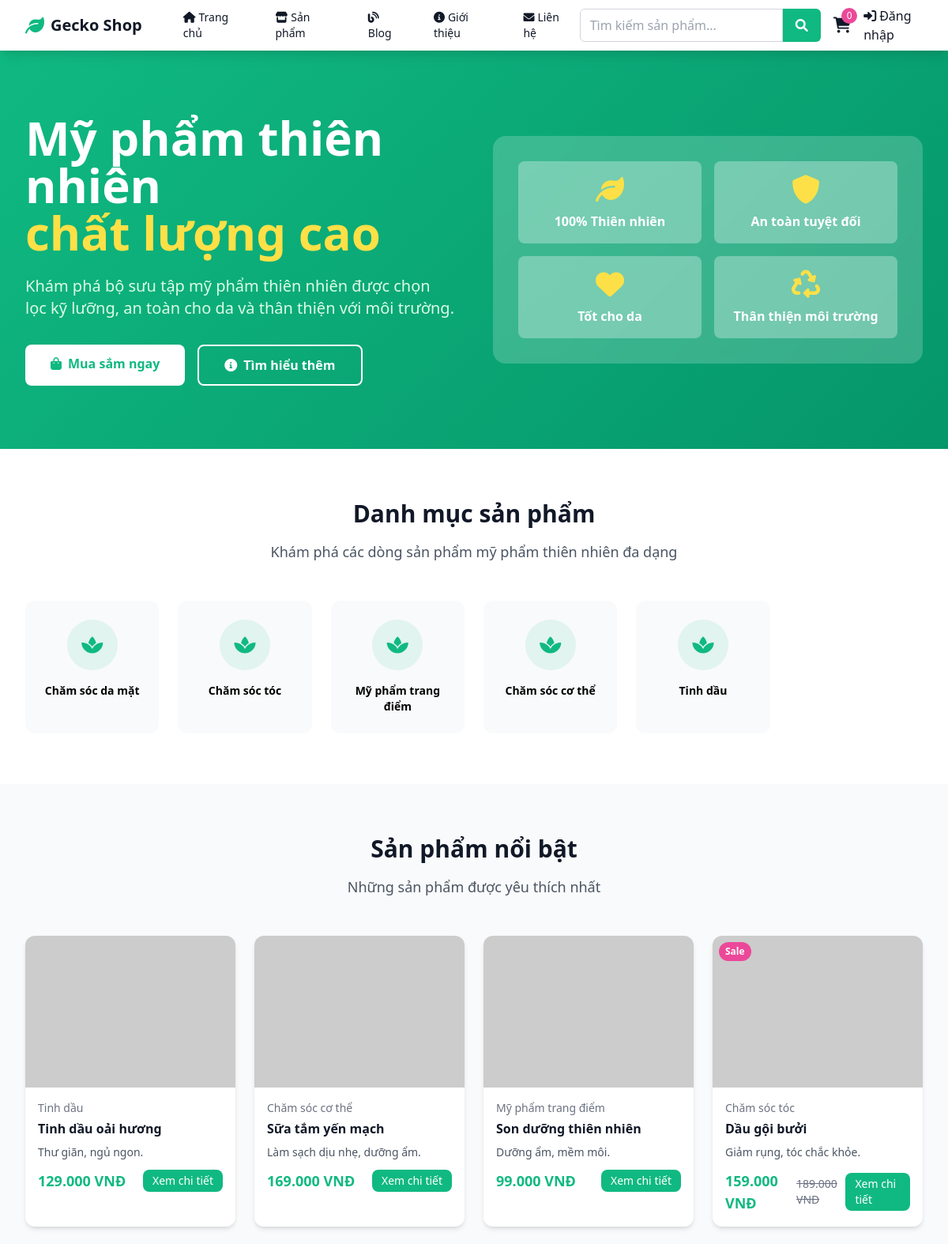
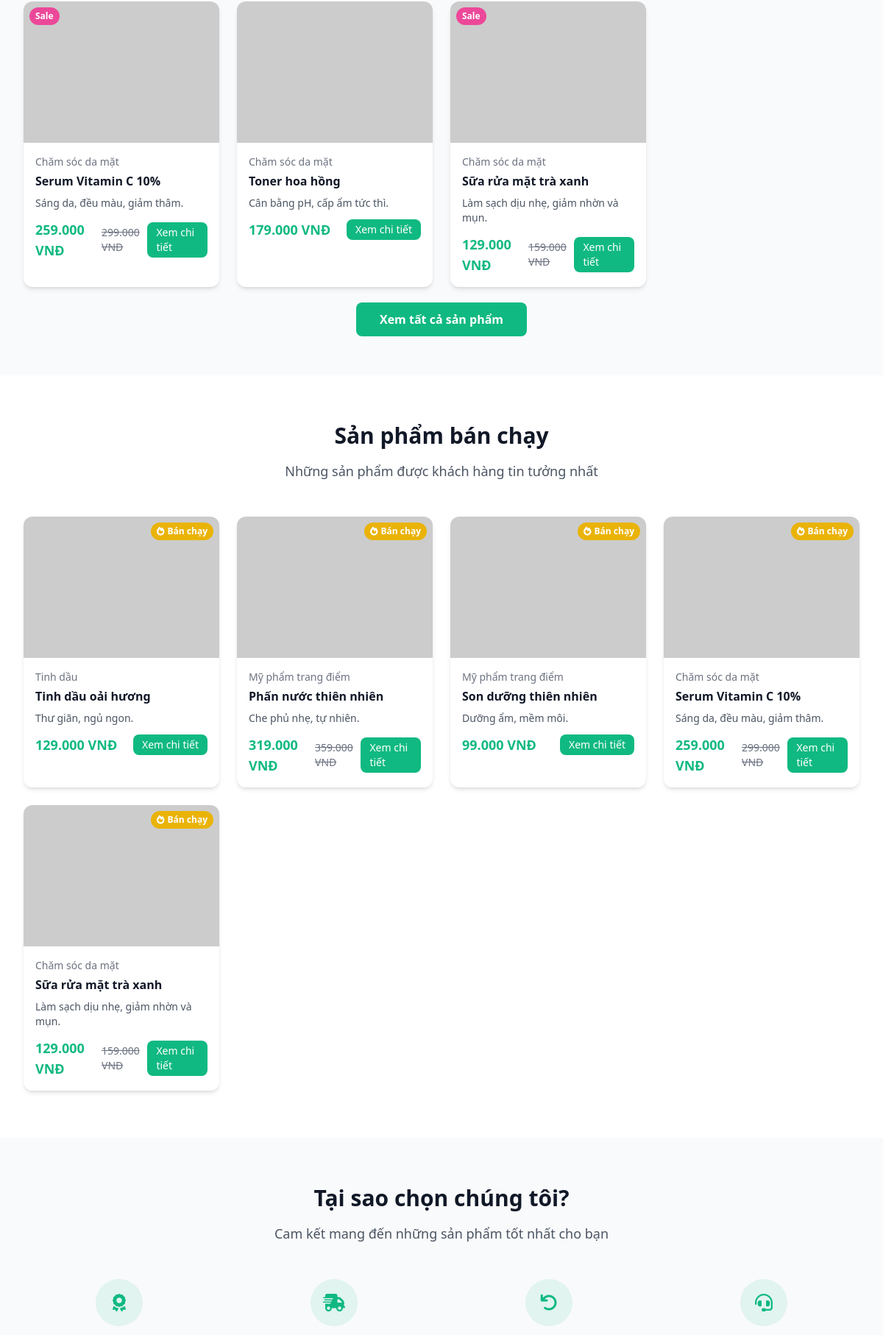
The page / (upper part) on the database its author committed (2 pictures, top to bottom).
### tables this page shows
CREATE TABLE categories (
    id INT PRIMARY KEY AUTO_INCREMENT,
    name VARCHAR(100) NOT NULL,
    slug VARCHAR(100) UNIQUE NOT NULL,
    description TEXT,
    image VARCHAR(255),
    parent_id INT NULL,
    sort_order INT DEFAULT 0,
    is_active BOOLEAN DEFAULT TRUE,
    created_at TIMESTAMP DEFAULT CURRENT_TIMESTAMP,
    FOREIGN KEY (parent_id) REFERENCES categories(id) ON DELETE SET NULL
);

CREATE TABLE products (
    id INT PRIMARY KEY AUTO_INCREMENT,
    name VARCHAR(200) NOT NULL,
    slug VARCHAR(200) UNIQUE NOT NULL,
    description TEXT,
    short_description TEXT,
    price DECIMAL(10,2) NOT NULL,
    sale_price DECIMAL(10,2) NULL,
    sku VARCHAR(100) UNIQUE,
    stock_quantity INT DEFAULT 0,
    category_id INT NOT NULL,
    images JSON,
    ingredients TEXT,
    usage_instructions TEXT,
    weight VARCHAR(50),
    origin VARCHAR(100),
    is_featured BOOLEAN DEFAULT FALSE,
    is_bestseller BOOLEAN DEFAULT FALSE,
    is_active BOOLEAN DEFAULT TRUE,
    meta_title VARCHAR(200),
    meta_description TEXT,
    created_at TIMESTAMP DEFAULT CURRENT_TIMESTAMP,
    updated_at TIMESTAMP DEFAULT CURRENT_TIMESTAMP ON UPDATE CURRENT_TIMESTAMP,
    FOREIGN KEY (category_id) REFERENCES categories(id) ON DELETE CASCADE
);

### config/database.php (called while the page is built, shortened)
<?php
function formatPrice($price) {
    return number_format($price, 0, ',', '.') . ' VNĐ';
}
?>

### index.php (the view, shortened to what this page needs)
<?php
require_once 'config/database.php';
$featured_products = $pdo->query("
    SELECT p.*, c.name as category_name
    FROM products p
    LEFT JOIN categories c ON p.category_id = c.id
    WHERE p.is_featured = 1 AND p.is_active = 1
    ORDER BY p.created_at DESC
    LIMIT 8
")->fetchAll();
$bestseller_products = $pdo->query("
    SELECT p.*, c.name as category_name
    FROM products p
    LEFT JOIN categories c ON p.category_id = c.id
    WHERE p.is_bestseller = 1 AND p.is_active = 1
    ORDER BY p.created_at DESC
    LIMIT 8
")->fetchAll();
$categories = $pdo->query("
    SELECT * FROM categories
    WHERE is_active = 1 AND parent_id IS NULL
    ORDER BY sort_order ASC
    LIMIT 6
")->fetchAll();
include 'includes/header.php';
?>
<section class="hero-gradient text-white">
    <div class="max-w-7xl mx-auto px-4 sm:px-6 lg:px-8 py-20">
        <div class="grid grid-cols-1 lg:grid-cols-2 gap-12 items-center">
            <div>
                <h1 class="text-4xl md:text-6xl font-bold mb-6">
                    Mỹ phẩm thiên nhiên
                    <span class="block text-yellow-300">chất lượng cao</span>
                </h1>
                <p class="text-xl mb-8 text-green-100">
                    Khám phá bộ sưu tập mỹ phẩm thiên nhiên được chọn lọc kỹ lưỡng,
                    an toàn cho da và thân thiện với môi trường.
                </p>
                <div class="flex flex-col sm:flex-row gap-4">
                    <a href="products.php" class="bg-white text-primary px-8 py-3 rounded-lg font-semibold hover:bg-gray-100 transition-colors text-center">
                        <i class="fas fa-shopping-bag mr-2"></i>Mua sắm ngay
                    </a>
                    <a href="about.php" class="border-2 border-white text-white px-8 py-3 rounded-lg font-semibold hover:bg-white hover:text-primary transition-colors text-center">
                        <i class="fas fa-info-circle mr-2"></i>Tìm hiểu thêm
                    </a>
                </div>
            </div>
            <div class="relative">
                <div class="bg-white bg-opacity-20 rounded-2xl p-8 backdrop-blur-sm">
                    <div class="grid grid-cols-2 gap-4">
                        <div class="bg-white bg-opacity-30 rounded-lg p-4 text-center">
                            <i class="fas fa-leaf text-4xl text-yellow-300 mb-2"></i>
                            <h3 class="font-semibold">100% Thiên nhiên</h3>
                        </div>
                        <div class="bg-white bg-opacity-30 rounded-lg p-4 text-center">
                            <i class="fas fa-shield-alt text-4xl text-yellow-300 mb-2"></i>
                            <h3 class="font-semibold">An toàn tuyệt đối</h3>
                        </div>
                        <div class="bg-white bg-opacity-30 rounded-lg p-4 text-center">
                            <i class="fas fa-heart text-4xl text-yellow-300 mb-2"></i>
                            <h3 class="font-semibold">Tốt cho da</h3>
                        </div>
                        <div class="bg-white bg-opacity-30 rounded-lg p-4 text-center">
                            <i class="fas fa-recycle text-4xl text-yellow-300 mb-2"></i>
                            <h3 class="font-semibold">Thân thiện môi trường</h3>
                        </div>
                    </div>
                </div>
            </div>
        </div>
    </div>
</section>
<section class="py-16 bg-white">
    <div class="max-w-7xl mx-auto px-4 sm:px-6 lg:px-8">
        <div class="text-center mb-12">
            <h2 class="text-3xl font-bold text-gray-900 mb-4">Danh mục sản phẩm</h2>
            <p class="text-lg text-gray-600">Khám phá các dòng sản phẩm mỹ phẩm thiên nhiên đa dạng</p>
        </div>
        <div class="grid grid-cols-2 md:grid-cols-3 lg:grid-cols-6 gap-6">
            <?php foreach ($categories as $category): ?>
            <a href="products.php?category=<?php echo $category['id']; ?>"
               class="group bg-gray-50 rounded-xl p-6 text-center hover:bg-primary hover:text-white transition-all duration-300 card-hover">
                <div class="w-16 h-16 mx-auto mb-4 bg-primary bg-opacity-10 group-hover:bg-white group-hover:bg-opacity-20 rounded-full flex items-center justify-center">
                    <i class="fas fa-spa text-2xl text-primary group-hover:text-white"></i>
                </div>
                <h3 class="font-semibold text-sm"><?php echo htmlspecialchars($category['name']); ?></h3>
            </a>
            <?php endforeach; ?>
        </div>
    </div>
</section>
<section class="py-16 bg-gray-50">
    <div class="max-w-7xl mx-auto px-4 sm:px-6 lg:px-8">
        <div class="text-center mb-12">
            <h2 class="text-3xl font-bold text-gray-900 mb-4">Sản phẩm nổi bật</h2>
            <p class="text-lg text-gray-600">Những sản phẩm được yêu thích nhất</p>
        </div>
        <div class="grid grid-cols-1 sm:grid-cols-2 lg:grid-cols-4 gap-6">
            <?php foreach ($featured_products as $product): ?>
            <div class="bg-white rounded-xl shadow-md overflow-hidden card-hover">
                <div class="relative">
                    <?php
                    $images = json_decode($product['images'], true);
                    $main_image = !empty($images) ? $images[0] : 'https://via.placeholder.com/300x300?text=No+Image';
                    ?>
                    <img src="<?php echo $main_image; ?>" alt="<?php echo htmlspecialchars($product['name']); ?>"
                         class="w-full h-48 object-cover">
                    <?php if ($product['sale_price']): ?>
                        <div class="absolute top-2 left-2 bg-accent text-white px-2 py-1 rounded-full text-xs font-semibold">
                            Sale
                        </div>
                    <?php endif; ?>
                </div>
                <div class="p-4">
                    <div class="text-sm text-gray-500 mb-1"><?php echo htmlspecialchars($product['category_name']); ?></div>
                    <h3 class="font-semibold text-gray-900 mb-2 line-clamp-2"><?php echo htmlspecialchars($product['name']); ?></h3>
                    <p class="text-sm text-gray-600 mb-3 line-clamp-2"><?php echo htmlspecialchars($product['short_description']); ?></p>
                    <div class="flex items-center justify-between">
                        <div class="flex items-center space-x-2">
                            <?php if ($product['sale_price']): ?>
                                <span class="text-lg font-bold text-primary"><?php echo formatPrice($product['sale_price']); ?></span>
                                <span class="text-sm text-gray-500 line-through"><?php echo formatPrice($product['price']); ?></span>
                            <?php else: ?>
                                <span class="text-lg font-bold text-primary"><?php echo formatPrice($product['price']); ?></span>
                            <?php endif; ?>
                        </div>
                        <a href="product.php?id=<?php echo $product['id']; ?>"
                           class="bg-primary text-white px-3 py-1 rounded-lg text-sm hover:bg-green-600 transition-colors">
                            Xem chi tiết
                        </a>
                    </div>
                </div>
            </div>
            <?php endforeach; ?>
        </div>
        <div class="text-center mt-8">
            <a href="products.php" class="bg-primary text-white px-8 py-3 rounded-lg font-semibold hover:bg-green-600 transition-colors">
                Xem tất cả sản phẩm
            </a>
        </div>
    </div>
</section>
<section class="py-16 bg-white">
    <div class="max-w-7xl mx-auto px-4 sm:px-6 lg:px-8">
        <div class="text-center mb-12">
            <h2 class="text-3xl font-bold text-gray-900 mb-4">Sản phẩm bán chạy</h2>
            <p class="text-lg text-gray-600">Những sản phẩm được khách hàng tin tưởng nhất</p>
        </div>
        <div class="grid grid-cols-1 sm:grid-cols-2 lg:grid-cols-4 gap-6">
            <?php foreach ($bestseller_products as $product): ?>
            <div class="bg-white rounded-xl shadow-md overflow-hidden card-hover">
                <div class="relative">
                    <?php
                    $images = json_decode($product['images'], true);
                    $main_image = !empty($images) ? $images[0] : 'https://via.placeholder.com/300x300?text=No+Image';
                    ?>
                    <img src="<?php echo $main_image; ?>" alt="<?php echo htmlspecialchars($product['name']); ?>"
                         class="w-full h-48 object-cover">
                    <div class="absolute top-2 right-2 bg-yellow-500 text-white px-2 py-1 rounded-full text-xs font-semibold">
                        <i class="fas fa-fire mr-1"></i>Bán chạy
                    </div>
                </div>
                <div class="p-4">
                    <div class="text-sm text-gray-500 mb-1"><?php echo htmlspecialchars($product['category_name']); ?></div>
                    <h3 class="font-semibold text-gray-900 mb-2 line-clamp-2"><?php echo htmlspecialchars($product['name']); ?></h3>
                    <p class="text-sm text-gray-600 mb-3 line-clamp-2"><?php echo htmlspecialchars($product['short_description']); ?></p>
                    <div class="flex items-center justify-between">
                        <div class="flex items-center space-x-2">
                            <?php if ($product['sale_price']): ?>
                                <span class="text-lg font-bold text-primary"><?php echo formatPrice($product['sale_price']); ?></span>
                                <span class="text-sm text-gray-500 line-through"><?php echo formatPrice($product['price']); ?></span>
                            <?php else: ?>
                                <span class="text-lg font-bold text-primary"><?php echo formatPrice($product['price']); ?></span>
                            <?php endif; ?>
                        </div>
                        <a href="product.php?id=<?php echo $product['id']; ?>"
                           class="bg-primary text-white px-3 py-1 rounded-lg text-sm hover:bg-green-600 transition-colors">
                            Xem chi tiết
                        </a>
                    </div>
                </div>
            </div>
            <?php endforeach; ?>
        </div>
    </div>
</section>
<section class="py-16 bg-gray-50">
    <div class="max-w-7xl mx-auto px-4 sm:px-6 lg:px-8">
        <div class="text-center mb-12">
            <h2 class="text-3xl font-bold text-gray-900 mb-4">Tại sao chọn chúng tôi?</h2>
            <p class="text-lg text-gray-600">Cam kết mang đến những sản phẩm tốt nhất cho bạn</p>
        </div>
        <div class="grid grid-cols-1 md:grid-cols-2 lg:grid-cols-4 gap-8">
            <div class="text-center">
                <div class="w-16 h-16 mx-auto mb-4 bg-primary bg-opacity-10 rounded-full flex items-center justify-center">
                    <i class="fas fa-award text-2xl text-primary"></i>
                </div>
            </div>
            <div class="text-center">
                <div class="w-16 h-16 mx-auto mb-4 bg-primary bg-opacity-10 rounded-full flex items-center justify-center">
                    <i class="fas fa-shipping-fast text-2xl text-primary"></i>
                </div>
            </div>
            <div class="text-center">
                <div class="w-16 h-16 mx-auto mb-4 bg-primary bg-opacity-10 rounded-full flex items-center justify-center">
                    <i class="fas fa-undo text-2xl text-primary"></i>
                </div>
            </div>
            <div class="text-center">
                <div class="w-16 h-16 mx-auto mb-4 bg-primary bg-opacity-10 rounded-full flex items-center justify-center">
                    <i class="fas fa-headset text-2xl text-primary"></i>
                </div>
            </div>
        </div>
    </div>
</section>
<?php include 'includes/footer.php'; ?>

### includes/header.php (style rules this page uses)
.hero-gradient { background: linear-gradient(135deg, #10B981 0%, #059669 100%); }
.card-hover { transition: transform 0.3s ease, box-shadow 0.3s ease; }

### index.php (style rules this page uses)
.line-clamp-2 { display: -webkit-box; -webkit-line-clamp: 2; -webkit-box-orient: vertical; overflow: hidden; }

### rows shown on the page
categories: name "Chăm sóc da mặt"
categories: name "Chăm sóc tóc"
categories: name "Mỹ phẩm trang điểm"
categories: name "Chăm sóc cơ thể"
categories: name "Tinh dầu"
products: category.name "Tinh dầu", name "Tinh dầu oải hương", short_description "Thư giãn, ngủ ngon.", price "129.000 VNĐ"
products: category.name "Chăm sóc cơ thể", name "Sữa tắm yến mạch", short_description "Làm sạch dịu nhẹ, dưỡng ẩm.", price "169.000 VNĐ"
products: category.name "Mỹ phẩm trang điểm", name "Son dưỡng thiên nhiên", short_description "Dưỡng ẩm, mềm môi.", price "99.000 VNĐ"
products: shows "Sale", category.name "Chăm sóc tóc", name "Dầu gội bưởi", short_description "Giảm rụng, tóc chắc khỏe.", sale_price "159.000 VNĐ", price "189.000 VNĐ"
products: shows "Sale", category.name "Chăm sóc da mặt", name "Serum Vitamin C 10%", short_description "Sáng da, đều màu, giảm thâm.", sale_price "259.000 VNĐ", price "299.000 VNĐ"
products: category.name "Chăm sóc da mặt", name "Toner hoa hồng", short_description "Cân bằng pH, cấp ẩm tức thì.", price "179.000 VNĐ"
products: shows "Sale", category.name "Chăm sóc da mặt", name "Sữa rửa mặt trà xanh", short_description "Làm sạch dịu nhẹ, giảm nhờn và mụn.", sale_price "129.000 VNĐ", price "159.000 VNĐ"
products: category.name "Mỹ phẩm trang điểm", name "Phấn nước thiên nhiên", short_description "Che phủ nhẹ, tự nhiên.", sale_price "319.000 VNĐ", price "359.000 VNĐ"

### other values the page prints
SITE_NAME "Gecko Shop"
